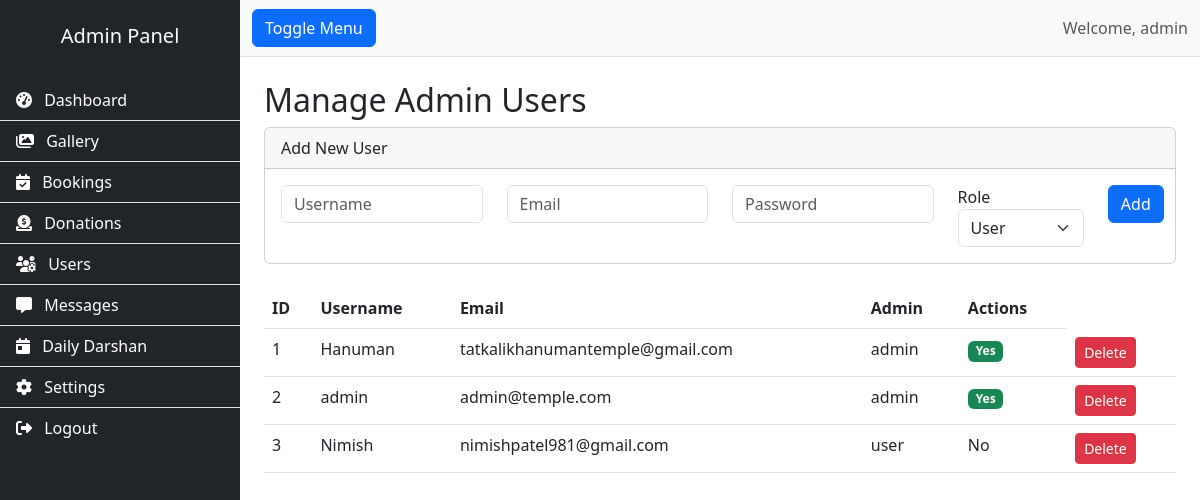
/admin/users (signed in), run on the app's committed database.
### app.py (models this page shows, shortened)
class User(UserMixin, db.Model):
    id = db.Column(db.Integer, primary_key=True)
    username = db.Column(db.String(80), unique=True, nullable=False)
    email = db.Column(db.String(120), unique=True, nullable=False)
    password_hash = db.Column(db.String(200), nullable=False)
    full_name = db.Column(db.String(100))
    phone = db.Column(db.String(20))
    role = db.Column(db.String(20), default='user')  # 'admin', 'user', 'darshan_manager'
    created_at = db.Column(db.DateTime, default=lambda: datetime.now(timezone.utc))
    bookings = db.relationship('PrasadBooking', backref='user', lazy=True)
    donations = db.relationship('Donation', backref='user', lazy=True)
    @property
    def is_admin(self):
        return self.role == 'admin'

### app.py (the view)
@app.route('/admin/users')
@login_required
@admin_required
def admin_users():
    users = User.query.all()
    return render_template('admin/users.html', users=users)

### app.py (called while the page is built)
@login_manager.user_loader
def load_user(user_id):
    return User.query.get(int(user_id))

def admin_required(f):
    @wraps(f)
    def decorated_function(*args, **kwargs):
        if not current_user.is_authenticated or not current_user.is_admin:
            flash('You do not have permission to access this page.', 'danger')
            return redirect(url_for('admin_login'))
        return f(*args, **kwargs)
    return decorated_function

@app.context_processor
def inject_globals():
    try:
        settings = SiteSettings.get_settings()
    except:
        settings = None
    return {
        'settings': settings,
        'get_today_darshan': DailyDarshan.get_today_darshan,
        'now': lambda: datetime.now(timezone.utc)
    }

    @staticmethod
    def get_settings():
        settings = SiteSettings.query.first()
        if not settings:
            settings = SiteSettings()
            db.session.add(settings)
            db.session.commit()
        return settings

### templates/admin/users.html (shortened to what this page needs)
{% extends "admin/layout.html" %}
{% block content %}
<h2 class="mt-4">Manage Admin Users</h2>
<div class="card mb-4">
    <div class="card-header">Add New User</div>
    <div class="card-body">
        <form method="POST" action="{{ url_for('admin_user_add') }}">
            <div class="row">
                <div class="col-md-3"><input type="text" name="username" class="form-control" placeholder="Username" required></div>
                <div class="col-md-3"><input type="email" name="email" class="form-control" placeholder="Email" required></div>
                <div class="col-md-3"><input type="password" name="password" class="form-control" placeholder="Password" required></div>
                <div class="col-md-2">
    <label>Role</label>
    <select name="role" class="form-select">
        <option value="user">User</option>
    </select>
</div>
                <div class="col-md-1"><button type="submit" class="btn btn-primary">Add</button></div>
            </div>
        </form>
    </div>
</div>
<table class="table">
    <thead><tr><th>ID</th><th>Username</th><th>Email</th><th>Admin</th><th>Actions</th></tr></thead>
    <tbody>
        {% for u in users %}
        <tr>
            <td>{{ u.id }}</td><td>{{ u.username }}</td><td>{{ u.email }}</td><td>{{ u.role }}</td>
            <td>{% if u.is_admin %}<span class="badge bg-success">Yes</span>{% else %}No{% endif %}</td>
            <td><a href="{{ url_for('admin_user_delete', id=u.id) }}" class="btn btn-sm btn-danger" onclick="return confirm('Delete?')">Delete</a></td>
        </tr>
        {% endfor %}
    </tbody>
</table>
{% endblock %}

### templates/admin/layout.html (shortened to what this page needs)
<!DOCTYPE html>
<html lang="en">
<head>
    <link href="https://cdn.jsdelivr.net/npm/bootstrap@5.3.0/dist/css/bootstrap.min.css" rel="stylesheet">
    <link rel="stylesheet" href="https://cdnjs.cloudflare.com/ajax/libs/font-awesome/6.4.0/css/all.min.css">
    <link rel="stylesheet" href="{{ url_for('static', filename='css/admin.css') }}">
</head>
<body>
    <div class="d-flex" id="wrapper">
        <div class="bg-dark text-white" id="sidebar-wrapper">
            <div class="sidebar-heading text-center py-4">
                <h5>Admin Panel</h5>
            </div>
            <div class="list-group list-group-flush">
    {% if current_user.role == 'admin' %}
        <a href="{{ url_for('admin_dashboard') }}" class="list-group-item list-group-item-action bg-dark text-white"><i class="fas fa-tachometer-alt me-2"></i> Dashboard</a>
        <a href="{{ url_for('admin_gallery') }}" class="list-group-item list-group-item-action bg-dark text-white"><i class="fas fa-images me-2"></i> Gallery</a>
        <a href="{{ url_for('admin_bookings') }}" class="list-group-item list-group-item-action bg-dark text-white"><i class="fas fa-calendar-check me-2"></i> Bookings</a>
        <a href="{{ url_for('admin_donations') }}" class="list-group-item list-group-item-action bg-dark text-white"><i class="fas fa-donate me-2"></i> Donations</a>
        <a href="{{ url_for('admin_users') }}" class="list-group-item list-group-item-action bg-dark text-white"><i class="fas fa-users-cog me-2"></i> Users</a>
        <a href="{{ url_for('admin_contacts') }}" class="list-group-item list-group-item-action bg-dark text-white"><i class="fas fa-message me-2"></i> Messages</a>
        <a href="{{ url_for('admin_daily_darshan') }}" class="list-group-item list-group-item-action bg-dark text-white"><i class="fas fa-calendar-day me-2"></i> Daily Darshan</a>
        <a href="{{ url_for('admin_settings') }}" class="list-group-item list-group-item-action bg-dark text-white"><i class="fas fa-cog me-2"></i> Settings</a>
        <a href="{{ url_for('logout') }}" class="list-group-item list-group-item-action bg-dark text-white"><i class="fas fa-sign-out-alt me-2"></i> Logout</a>
    {% else %}
        <a href="{{ url_for('logout') }}" class="list-group-item list-group-item-action bg-dark text-white"><i class="fas fa-sign-out-alt me-2"></i> Logout</a>
    {% endif %}
</div>
        </div>
        <div id="page-content-wrapper">
            <nav class="navbar navbar-expand-lg navbar-light bg-light border-bottom">
                <div class="container-fluid">
                    <button class="btn btn-primary" id="menu-toggle">Toggle Menu</button>
                    <span class="navbar-text ms-auto">
                        Welcome, {{ current_user.username }}
                    </span>
                </div>
            </nav>
            <div class="container-fluid px-4">
                {% block content %}{% endblock %}
            </div>
        </div>
    </div>
</body>
</html>

### static/css/admin.css (style rules this page uses)
#wrapper { overflow-x: hidden; }
#sidebar-wrapper { min-height: 100vh; margin-left: -15rem; transition: margin 0.25s ease-out; }
#sidebar-wrapper .sidebar-heading { padding: 0.875rem 1.25rem; font-size: 1.2rem; }
#sidebar-wrapper .list-group { width: 15rem; }
#page-content-wrapper { min-width: 100vw; }
@media (min-width: 768px) { #sidebar-wrapper { margin-left: 0; } }
@media (min-width: 768px) { #page-content-wrapper { min-width: 0; width: 100%; } }

### data on the page
User: username "admin", id "2", email "admin@temple.com", role "admin", shows "Yes"
User: id "1", username "Hanuman", email "tatkalikhanumantemple@gmail.com", role "admin", shows "Yes"
User: id "3", username "Nimish", email "nimishpatel981@gmail.com", role "user", shows "No"
